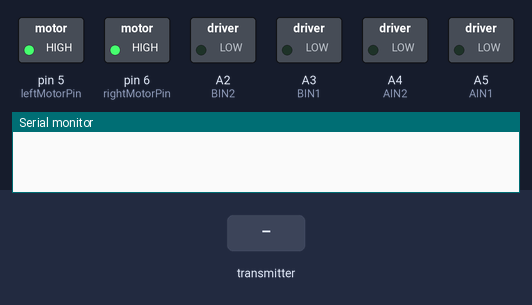
Bench run of a sketch on a simulated Arduino Nano, built with avr-gcc and run on an emulated ATmega328P. Parts: switched loads named in the sketch (green lamp = pin HIGH), the last lines printed to the serial monitor. The test bench sets the inputs (shaded band). No radio packets arrive unless stated.

Above: at 1.2 s.
1.3 s: the transmitter starts sending txt.0 = 0
At 2.3 s:
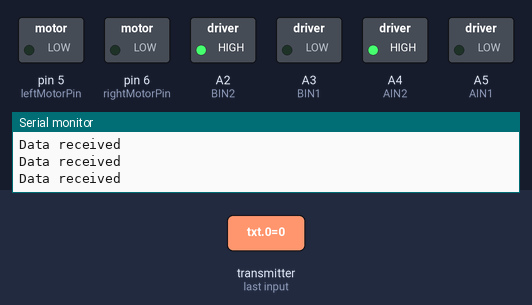
2.8 s: the transmitter starts sending txt.1 = 256
At 3.5 s:
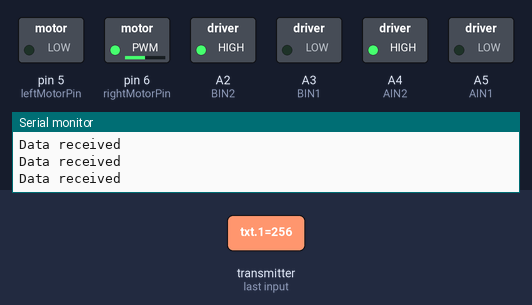
4.3 s: the transmitter starts sending txt.0 = 256
At 4.6 s:
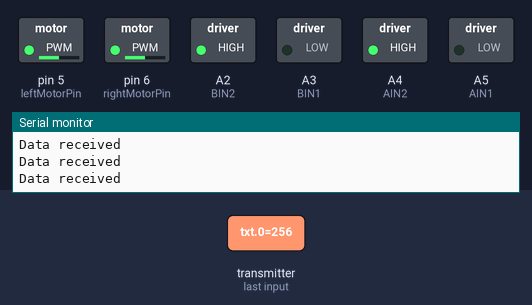
5.8 s: the transmitter starts sending txt.1 = 0
At 7.0 s:
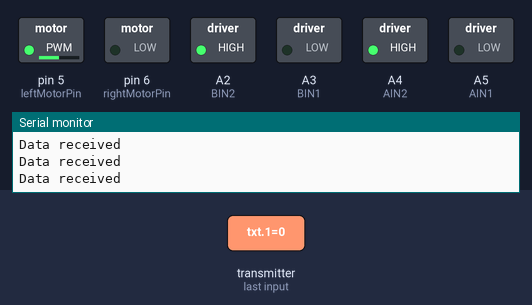
7.3 s: the transmitter starts sending txt.0 = 512
At 8.1 s:
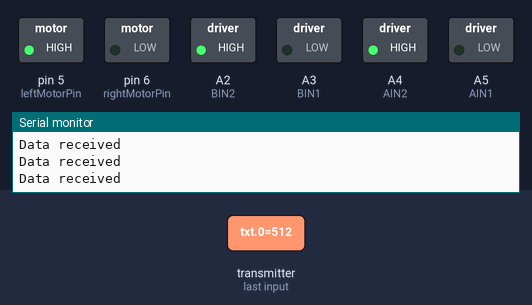
8.8 s: the transmitter starts sending txt.1 = 512
At 9.2 s:
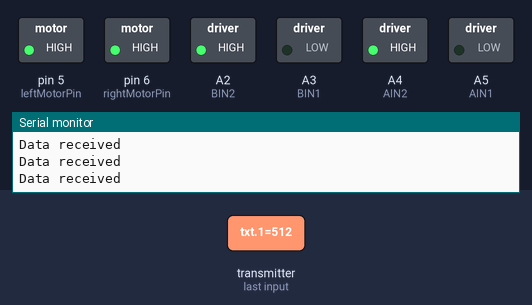
Timing chart, 0 to 11.3 s (numbered marks = the images above; inputs shaded):
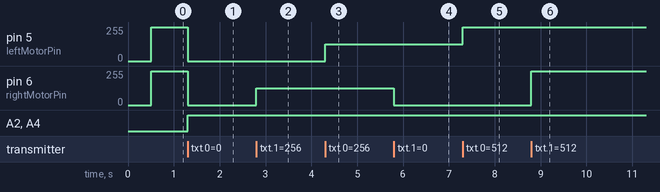

The sketch:

solarcar_rx.ino
```cpp
// Arduino nano receiver code to control RC car using nRF24L01+PA+LNA transceiver
// and TB6612FNG motor driver
// Made for K-State Solar Club

#include <SPI.h>
#include <RF24.h>
#include <nRF24L01.h>
#include "printf.h"

RF24 radio(9, 8); // CE, CSN
const byte address[10] = "ADDRESS01";

// These pins are used to control motor direction
#define AIN1 A5
#define AIN2 A4
#define BIN1 A3
#define BIN2 A2
#define leftMotorPin 5
#define rightMotorPin 6

unsigned long timeout;  // Timer for timeout caused by lack of data from radios


void setup() {

  // motor related pins
  pinMode(AIN1, OUTPUT);
  pinMode(AIN2, OUTPUT);
  pinMode(BIN1, OUTPUT);
  pinMode(BIN2, OUTPUT);
  pinMode(leftMotorPin, OUTPUT);
  pinMode(rightMotorPin, OUTPUT);

  Serial.begin(9600);

  // Set up nRF24L01
  radio.begin();
  radio.setAutoAck(false);
  radio.openReadingPipe(0, address);
  radio.setDataRate(RF24_250KBPS);
  radio.setChannel(108);
  radio.setPALevel(RF24_PA_MAX);
  radio.startListening();
  printf_begin();
  radio.printDetails();

  timeout = millis();
}

void loop() {
  if (radio.available()) {
    Serial.println("Data received");
    int txt[4] = {};
    radio.read(&txt, sizeof(txt));

    // Check for direction of left motor
    if (txt[0] < 0) {
      digitalWrite(AIN1, HIGH);
      digitalWrite(AIN2, LOW);
    }
    else {
      digitalWrite(AIN1, LOW);
      digitalWrite(AIN2, HIGH);
    }
    // Check for direction of right motor
    if (txt[1] < 0) {
      digitalWrite(BIN1, HIGH);
      digitalWrite(BIN2, LOW);
    }
    else {
      digitalWrite(BIN1, LOW);
      digitalWrite(BIN2, HIGH);
    }

    // Write motor vals to PWM pins
    analogWrite(leftMotorPin, map(abs(txt[0]), 0, 512, 0, 255));
    analogWrite(rightMotorPin, map(abs(txt[1]), 0, 512, 0, 255));
    timeout = millis();
  } // end of if radio.available()

  else {
    if (millis() - timeout >= 500) {  // If it's been 500ms since last radio transmission
      // should put motor driver into "stop" mode
      digitalWrite(AIN1, LOW);
      digitalWrite(AIN2, LOW);
      digitalWrite(BIN1, LOW);
      digitalWrite(BIN2, LOW);
      analogWrite(leftMotorPin, 255);
      analogWrite(rightMotorPin, 255);
    }
  } // end of timeout

}
```

Measured:
- after the input at 1.3 s, pin 5 (leftMotorPin), pin 6 (rightMotorPin): 255/255 → 0/255 at once; A2 (BIN2), A4 (AIN2): LOW → HIGH at once
- after the input at 2.8 s, pin 6 (rightMotorPin): 0/255 → 127/255 at once
- after the input at 4.3 s, pin 5 (leftMotorPin): 0/255 → 127/255 at once
- after the input at 5.8 s, pin 6 (rightMotorPin): 127/255 → 0/255 at once
- after the input at 7.3 s, pin 5 (leftMotorPin): 127/255 → 255/255 at once
- after the input at 8.8 s, pin 6 (rightMotorPin): 0/255 → 255/255 at once
